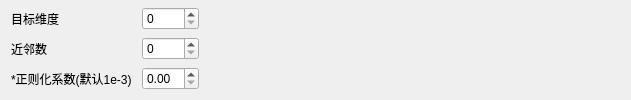
           <widget class="QWidget" name="LLE">
            <layout class="QGridLayout" name="gridLayout_2">
             <property name="topMargin">
              <number>0</number>
             </property>
             <property name="bottomMargin">
              <number>0</number>
             </property>
             <property name="spacing">
              <number>0</number>
             </property>
             <item row="0" column="0">
              <widget class="QLabel" name="adffadfadf">
               <property name="text">
                <string>目标维度</string>
               </property>
              </widget>
             </item>
             <item row="0" column="1">
              <widget class="QSpinBox" name="lleDimObj"/>
             </item>
             <item row="0" column="2">
              <spacer name="horizontalSpacer_12">
               <property name="orientation">
                <enum>Qt::Horizontal</enum>
               </property>
               <property name="sizeHint" stdset="0">
                <size>
                 <width>421</width>
                 <height>20</height>
                </size>
               </property>
              </spacer>
             </item>
             <item row="1" column="0">
              <widget class="QLabel" name="aeefgsdafsdf">
               <property name="text">
                <string>近邻数</string>
               </property>
              </widget>
             </item>
             <item row="1" column="1">
              <widget class="QSpinBox" name="lleNei"/>
             </item>
             <item row="1" column="2">
              <spacer name="horizontalSpacer_13">
               <property name="orientation">
                <enum>Qt::Horizontal</enum>
               </property>
               <property name="sizeHint" stdset="0">
                <size>
                 <width>421</width>
                 <height>20</height>
                </size>
               </property>
              </spacer>
             </item>
             <item row="2" column="0">
              <widget class="QLabel" name="sdsdgsdf">
               <property name="text">
                <string>*正则化系数(默认1e-3)   </string>
               </property>
              </widget>
             </item>
             <item row="2" column="1">
              <widget class="QDoubleSpinBox" name="lleReg"/>
             </item>
             <item row="2" column="2">
              <spacer name="horizontalSpacer_14">
               <property name="orientation">
                <enum>Qt::Horizontal</enum>
               </property>
               <property name="sizeHint" stdset="0">
                <size>
                 <width>421</width>
                 <height>20</height>
                </size>
               </property>
              </spacer>
             </item>
            </layout>
           </widget>
